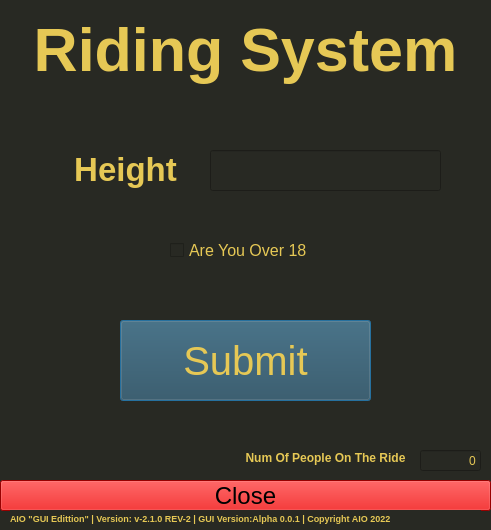
<?xml version="1.0" encoding="UTF-8"?>
<ui version="4.0">
 <class>Dialog</class>
 <widget class="QDialog" name="Dialog">
  <property name="geometry">
   <rect>
    <x>0</x>
    <y>0</y>
    <width>491</width>
    <height>530</height>
   </rect>
  </property>
  <property name="minimumSize">
   <size>
    <width>491</width>
    <height>530</height>
   </size>
  </property>
  <property name="maximumSize">
   <size>
    <width>491</width>
    <height>530</height>
   </size>
  </property>
  <property name="windowTitle">
   <string>AIO | Age</string>
  </property>
  <property name="styleSheet">
   <string notr="true">background-color: rgb(40, 41, 35);</string>
  </property>
  <widget class="QPushButton" name="Close">
   <property name="geometry">
    <rect>
     <x>0</x>
     <y>480</y>
     <width>491</width>
     <height>31</height>
    </rect>
   </property>
   <property name="font">
    <font>
     <pointsize>18</pointsize>
     <strikeout>false</strikeout>
     <kerning>true</kerning>
    </font>
   </property>
   <property name="styleSheet">
    <string notr="true">background-color: rgb(213, 0, 0);</string>
   </property>
   <property name="text">
    <string>Close</string>
   </property>
   <property name="autoDefault">
    <bool>false</bool>
   </property>
   <property name="default">
    <bool>false</bool>
   </property>
  </widget>
  <widget class="QLabel" name="label_3">
   <property name="geometry">
    <rect>
     <x>10</x>
     <y>510</y>
     <width>471</width>
     <height>16</height>
    </rect>
   </property>
   <property name="font">
    <font>
     <pointsize>7</pointsize>
     <weight>75</weight>
     <bold>true</bold>
     <strikeout>false</strikeout>
     <kerning>true</kerning>
    </font>
   </property>
   <property name="styleSheet">
    <string notr="true">color: rgb(230, 200, 85);</string>
   </property>
   <property name="text">
    <string>AIO &quot;GUI Edittion&quot; | Version: v-2.1.0 REV-2 | GUI Version:Alpha 0.0.1 | Copyright AIO 2022</string>
   </property>
   <property name="wordWrap">
    <bool>true</bool>
   </property>
  </widget>
  <widget class="QLineEdit" name="Input_1">
   <property name="geometry">
    <rect>
     <x>210</x>
     <y>150</y>
     <width>231</width>
     <height>41</height>
    </rect>
   </property>
   <property name="font">
    <font>
     <pointsize>20</pointsize>
     <strikeout>false</strikeout>
     <kerning>true</kerning>
    </font>
   </property>
   <property name="styleSheet">
    <string notr="true">color: rgb(230, 200, 85);</string>
   </property>
   <property name="text">
    <string/>
   </property>
  </widget>
  <widget class="QLabel" name="label_2">
   <property name="geometry">
    <rect>
     <x>60</x>
     <y>150</y>
     <width>131</width>
     <height>41</height>
    </rect>
   </property>
   <property name="font">
    <font>
     <pointsize>25</pointsize>
     <weight>75</weight>
     <bold>true</bold>
     <strikeout>false</strikeout>
     <kerning>true</kerning>
    </font>
   </property>
   <property name="styleSheet">
    <string notr="true">color: rgb(230, 200, 85);</string>
   </property>
   <property name="text">
    <string>&lt;html&gt;&lt;head/&gt;&lt;body&gt;&lt;p align=&quot;center&quot;&gt;Height&lt;/p&gt;&lt;/body&gt;&lt;/html&gt;</string>
   </property>
  </widget>
  <widget class="QLabel" name="label">
   <property name="geometry">
    <rect>
     <x>20</x>
     <y>10</y>
     <width>451</width>
     <height>81</height>
    </rect>
   </property>
   <property name="font">
    <font>
     <pointsize>46</pointsize>
     <weight>75</weight>
     <bold>true</bold>
     <underline>false</underline>
     <strikeout>false</strikeout>
     <kerning>true</kerning>
    </font>
   </property>
   <property name="autoFillBackground">
    <bool>false</bool>
   </property>
   <property name="styleSheet">
    <string notr="true">color: rgb(230, 200, 85);</string>
   </property>
   <property name="text">
    <string>&lt;html&gt;&lt;head/&gt;&lt;body&gt;&lt;p align=&quot;center&quot;&gt;Riding System&lt;/p&gt;&lt;/body&gt;&lt;/html&gt;</string>
   </property>
  </widget>
  <widget class="QPushButton" name="Submit">
   <property name="geometry">
    <rect>
     <x>120</x>
     <y>320</y>
     <width>251</width>
     <height>81</height>
    </rect>
   </property>
   <property name="font">
    <font>
     <pointsize>30</pointsize>
     <strikeout>false</strikeout>
     <kerning>true</kerning>
    </font>
   </property>
   <property name="styleSheet">
    <string notr="true">color: rgb(230, 200, 85);
background-color: rgb(42, 74, 89);</string>
   </property>
   <property name="text">
    <string>Submit</string>
   </property>
  </widget>
  <widget class="QCheckBox" name="Input_2">
   <property name="geometry">
    <rect>
     <x>170</x>
     <y>220</y>
     <width>161</width>
     <height>61</height>
    </rect>
   </property>
   <property name="font">
    <font>
     <pointsize>12</pointsize>
    </font>
   </property>
   <property name="styleSheet">
    <string notr="true">color: rgb(230, 200, 85);</string>
   </property>
   <property name="text">
    <string>Are You Over 18</string>
   </property>
  </widget>
  <widget class="QLineEdit" name="output">
   <property name="geometry">
    <rect>
     <x>420</x>
     <y>450</y>
     <width>61</width>
     <height>21</height>
    </rect>
   </property>
   <property name="font">
    <font>
     <pointsize>9</pointsize>
     <strikeout>false</strikeout>
     <kerning>true</kerning>
    </font>
   </property>
   <property name="styleSheet">
    <string notr="true">color: rgb(230, 200, 85);</string>
   </property>
   <property name="text">
    <string>0</string>
   </property>
   <property name="alignment">
    <set>Qt::AlignRight|Qt::AlignTrailing|Qt::AlignVCenter</set>
   </property>
   <property name="readOnly">
    <bool>true</bool>
   </property>
  </widget>
  <widget class="QLabel" name="label_4">
   <property name="geometry">
    <rect>
     <x>240</x>
     <y>450</y>
     <width>171</width>
     <height>16</height>
    </rect>
   </property>
   <property name="font">
    <font>
     <pointsize>9</pointsize>
     <weight>75</weight>
     <bold>true</bold>
     <strikeout>false</strikeout>
     <kerning>true</kerning>
    </font>
   </property>
   <property name="styleSheet">
    <string notr="true">color: rgb(230, 200, 85);</string>
   </property>
   <property name="text">
    <string>&lt;html&gt;&lt;head/&gt;&lt;body&gt;&lt;p align=&quot;center&quot;&gt;Num Of People On The Ride&lt;/p&gt;&lt;/body&gt;&lt;/html&gt;</string>
   </property>
  </widget>
 </widget>
 <resources/>
 <connections/>
</ui>
